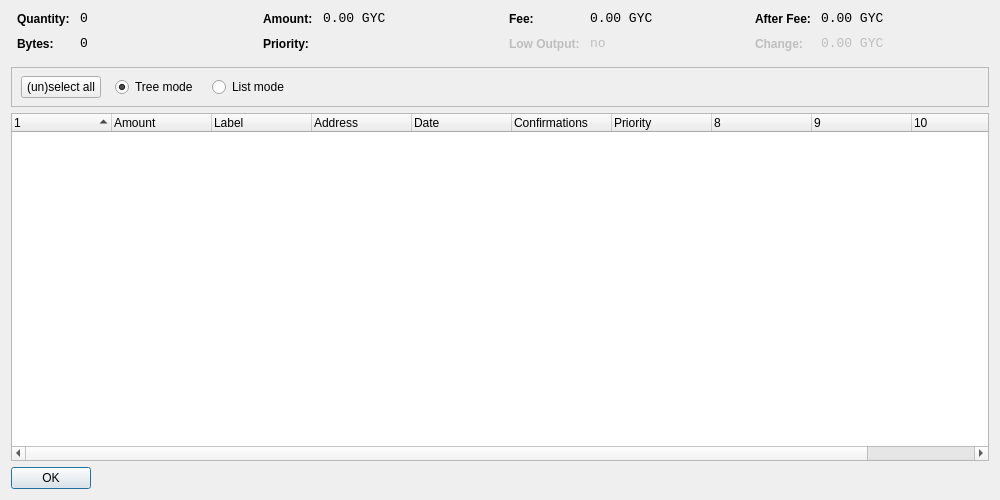
<?xml version="1.0" encoding="UTF-8"?>
<ui version="4.0">
 <class>CoinControlDialog</class>
 <widget class="QDialog" name="CoinControlDialog">
  <property name="geometry">
   <rect>
    <x>0</x>
    <y>0</y>
    <width>1000</width>
    <height>500</height>
   </rect>
  </property>
  <property name="windowTitle">
   <string>Coin Control</string>
  </property>
  <layout class="QVBoxLayout" name="verticalLayout">
   <item>
    <layout class="QHBoxLayout" name="horizontalLayoutTop" stretch="0,0,0,0">
     <property name="topMargin">
      <number>0</number>
     </property>
     <property name="bottomMargin">
      <number>10</number>
     </property>
     <item>
      <layout class="QFormLayout" name="formLayoutCoinControl1">
       <property name="horizontalSpacing">
        <number>10</number>
       </property>
       <property name="verticalSpacing">
        <number>10</number>
       </property>
       <property name="leftMargin">
        <number>6</number>
       </property>
       <property name="rightMargin">
        <number>6</number>
       </property>
       <item row="0" column="0">
        <widget class="QLabel" name="labelCoinControlQuantityText">
         <property name="styleSheet">
          <string notr="true">font-weight:bold;</string>
         </property>
         <property name="text">
          <string>Quantity:</string>
         </property>
        </widget>
       </item>
       <item row="0" column="1">
        <widget class="QLabel" name="labelCoinControlQuantity">
         <property name="font">
          <font>
           <family>Monospace</family>
           <pointsize>10</pointsize>
          </font>
         </property>
         <property name="cursor">
          <cursorShape>IBeamCursor</cursorShape>
         </property>
         <property name="contextMenuPolicy">
          <enum>Qt::ActionsContextMenu</enum>
         </property>
         <property name="text">
          <string notr="true">0</string>
         </property>
         <property name="textInteractionFlags">
          <set>Qt::LinksAccessibleByMouse|Qt::TextSelectableByKeyboard|Qt::TextSelectableByMouse</set>
         </property>
        </widget>
       </item>
       <item row="1" column="0">
        <widget class="QLabel" name="labelCoinControlBytesText">
         <property name="styleSheet">
          <string notr="true">font-weight:bold;</string>
         </property>
         <property name="text">
          <string>Bytes:</string>
         </property>
        </widget>
       </item>
       <item row="1" column="1">
        <widget class="QLabel" name="labelCoinControlBytes">
         <property name="font">
          <font>
           <family>Monospace</family>
           <pointsize>10</pointsize>
          </font>
         </property>
         <property name="cursor">
          <cursorShape>IBeamCursor</cursorShape>
         </property>
         <property name="contextMenuPolicy">
          <enum>Qt::ActionsContextMenu</enum>
         </property>
         <property name="text">
          <string notr="true">0</string>
         </property>
         <property name="textInteractionFlags">
          <set>Qt::LinksAccessibleByMouse|Qt::TextSelectableByKeyboard|Qt::TextSelectableByMouse</set>
         </property>
        </widget>
       </item>
      </layout>
     </item>
     <item>
      <layout class="QFormLayout" name="formLayoutCoinControl2">
       <property name="horizontalSpacing">
        <number>10</number>
       </property>
       <property name="verticalSpacing">
        <number>10</number>
       </property>
       <property name="leftMargin">
        <number>6</number>
       </property>
       <property name="rightMargin">
        <number>6</number>
       </property>
       <item row="0" column="0">
        <widget class="QLabel" name="labelCoinControlAmountText">
         <property name="styleSheet">
          <string notr="true">font-weight:bold;</string>
         </property>
         <property name="text">
          <string>Amount:</string>
         </property>
        </widget>
       </item>
       <item row="0" column="1">
        <widget class="QLabel" name="labelCoinControlAmount">
         <property name="font">
          <font>
           <family>Monospace</family>
           <pointsize>10</pointsize>
          </font>
         </property>
         <property name="cursor">
          <cursorShape>IBeamCursor</cursorShape>
         </property>
         <property name="contextMenuPolicy">
          <enum>Qt::ActionsContextMenu</enum>
         </property>
         <property name="text">
          <string notr="true">0.00 GYC</string>
         </property>
         <property name="textInteractionFlags">
          <set>Qt::LinksAccessibleByMouse|Qt::TextSelectableByKeyboard|Qt::TextSelectableByMouse</set>
         </property>
        </widget>
       </item>
       <item row="1" column="0">
        <widget class="QLabel" name="labelCoinControlPriorityText">
         <property name="styleSheet">
          <string notr="true">font-weight:bold;</string>
         </property>
         <property name="text">
          <string>Priority:</string>
         </property>
        </widget>
       </item>
       <item row="1" column="1">
        <widget class="QLabel" name="labelCoinControlPriority">
         <property name="font">
          <font>
           <family>Monospace</family>
           <pointsize>10</pointsize>
          </font>
         </property>
         <property name="cursor">
          <cursorShape>IBeamCursor</cursorShape>
         </property>
         <property name="contextMenuPolicy">
          <enum>Qt::ActionsContextMenu</enum>
         </property>
         <property name="text">
          <string/>
         </property>
         <property name="textInteractionFlags">
          <set>Qt::LinksAccessibleByMouse|Qt::TextSelectableByKeyboard|Qt::TextSelectableByMouse</set>
         </property>
        </widget>
       </item>
      </layout>
     </item>
     <item>
      <layout class="QFormLayout" name="formLayoutCoinControl3">
       <property name="horizontalSpacing">
        <number>10</number>
       </property>
       <property name="verticalSpacing">
        <number>10</number>
       </property>
       <property name="leftMargin">
        <number>6</number>
       </property>
       <property name="rightMargin">
        <number>6</number>
       </property>
       <item row="0" column="0">
        <widget class="QLabel" name="labelCoinControlFeeText">
         <property name="styleSheet">
          <string notr="true">font-weight:bold;</string>
         </property>
         <property name="text">
          <string>Fee:</string>
         </property>
        </widget>
       </item>
       <item row="0" column="1">
        <widget class="QLabel" name="labelCoinControlFee">
         <property name="font">
          <font>
           <family>Monospace</family>
           <pointsize>10</pointsize>
          </font>
         </property>
         <property name="cursor">
          <cursorShape>IBeamCursor</cursorShape>
         </property>
         <property name="contextMenuPolicy">
          <enum>Qt::ActionsContextMenu</enum>
         </property>
         <property name="text">
          <string notr="true">0.00 GYC</string>
         </property>
         <property name="textInteractionFlags">
          <set>Qt::LinksAccessibleByMouse|Qt::TextSelectableByKeyboard|Qt::TextSelectableByMouse</set>
         </property>
        </widget>
       </item>
       <item row="1" column="0">
        <widget class="QLabel" name="labelCoinControlLowOutputText">
         <property name="enabled">
          <bool>false</bool>
         </property>
         <property name="styleSheet">
          <string notr="true">font-weight:bold;</string>
         </property>
         <property name="text">
          <string>Low Output:</string>
         </property>
        </widget>
       </item>
       <item row="1" column="1">
        <widget class="QLabel" name="labelCoinControlLowOutput">
         <property name="enabled">
          <bool>false</bool>
         </property>
         <property name="font">
          <font>
           <family>Monospace</family>
           <pointsize>10</pointsize>
          </font>
         </property>
         <property name="cursor">
          <cursorShape>IBeamCursor</cursorShape>
         </property>
         <property name="contextMenuPolicy">
          <enum>Qt::ActionsContextMenu</enum>
         </property>
         <property name="text">
          <string notr="true">no</string>
         </property>
         <property name="textInteractionFlags">
          <set>Qt::LinksAccessibleByMouse|Qt::TextSelectableByKeyboard|Qt::TextSelectableByMouse</set>
         </property>
        </widget>
       </item>
      </layout>
     </item>
     <item>
      <layout class="QFormLayout" name="formLayoutCoinControl4">
       <property name="horizontalSpacing">
        <number>10</number>
       </property>
       <property name="verticalSpacing">
        <number>10</number>
       </property>
       <property name="leftMargin">
        <number>6</number>
       </property>
       <property name="rightMargin">
        <number>6</number>
       </property>
       <item row="0" column="0">
        <widget class="QLabel" name="labelCoinControlAfterFeeText">
         <property name="styleSheet">
          <string notr="true">font-weight:bold;</string>
         </property>
         <property name="text">
          <string>After Fee:</string>
         </property>
        </widget>
       </item>
       <item row="0" column="1">
        <widget class="QLabel" name="labelCoinControlAfterFee">
         <property name="font">
          <font>
           <family>Monospace</family>
           <pointsize>10</pointsize>
          </font>
         </property>
         <property name="cursor">
          <cursorShape>IBeamCursor</cursorShape>
         </property>
         <property name="contextMenuPolicy">
          <enum>Qt::ActionsContextMenu</enum>
         </property>
         <property name="text">
          <string notr="true">0.00 GYC</string>
         </property>
         <property name="textInteractionFlags">
          <set>Qt::LinksAccessibleByMouse|Qt::TextSelectableByKeyboard|Qt::TextSelectableByMouse</set>
         </property>
        </widget>
       </item>
       <item row="1" column="0">
        <widget class="QLabel" name="labelCoinControlChangeText">
         <property name="enabled">
          <bool>false</bool>
         </property>
         <property name="styleSheet">
          <string notr="true">font-weight:bold;</string>
         </property>
         <property name="text">
          <string>Change:</string>
         </property>
        </widget>
       </item>
       <item row="1" column="1">
        <widget class="QLabel" name="labelCoinControlChange">
         <property name="enabled">
          <bool>false</bool>
         </property>
         <property name="font">
          <font>
           <family>Monospace</family>
           <pointsize>10</pointsize>
          </font>
         </property>
         <property name="cursor">
          <cursorShape>IBeamCursor</cursorShape>
         </property>
         <property name="contextMenuPolicy">
          <enum>Qt::ActionsContextMenu</enum>
         </property>
         <property name="text">
          <string notr="true">0.00 GYC</string>
         </property>
         <property name="textInteractionFlags">
          <set>Qt::LinksAccessibleByMouse|Qt::TextSelectableByKeyboard|Qt::TextSelectableByMouse</set>
         </property>
        </widget>
       </item>
      </layout>
     </item>
    </layout>
   </item>
   <item>
    <widget class="QFrame" name="frame">
     <property name="minimumSize">
      <size>
       <width>0</width>
       <height>40</height>
      </size>
     </property>
     <property name="frameShape">
      <enum>QFrame::StyledPanel</enum>
     </property>
     <property name="frameShadow">
      <enum>QFrame::Sunken</enum>
     </property>
     <widget class="QWidget" name="horizontalLayoutWidget">
      <property name="geometry">
       <rect>
        <x>10</x>
        <y>0</y>
        <width>781</width>
        <height>41</height>
       </rect>
      </property>
      <layout class="QHBoxLayout" name="horizontalLayoutPanel" stretch="0,0,0,0,0">
       <property name="spacing">
        <number>14</number>
       </property>
       <item>
        <widget class="QPushButton" name="pushButtonSelectAll">
         <property name="sizePolicy">
          <sizepolicy hsizetype="Maximum" vsizetype="Fixed">
           <horstretch>0</horstretch>
           <verstretch>0</verstretch>
          </sizepolicy>
         </property>
         <property name="text">
          <string>(un)select all</string>
         </property>
        </widget>
       </item>
       <item>
        <widget class="QRadioButton" name="radioTreeMode">
         <property name="sizePolicy">
          <sizepolicy hsizetype="Maximum" vsizetype="Fixed">
           <horstretch>0</horstretch>
           <verstretch>0</verstretch>
          </sizepolicy>
         </property>
         <property name="text">
          <string>Tree mode</string>
         </property>
         <property name="checked">
          <bool>true</bool>
         </property>
        </widget>
       </item>
       <item>
        <widget class="QRadioButton" name="radioListMode">
         <property name="sizePolicy">
          <sizepolicy hsizetype="Maximum" vsizetype="Fixed">
           <horstretch>0</horstretch>
           <verstretch>0</verstretch>
          </sizepolicy>
         </property>
         <property name="text">
          <string>List mode</string>
         </property>
        </widget>
       </item>
       <item>
        <spacer name="horizontalSpacer">
         <property name="orientation">
          <enum>Qt::Horizontal</enum>
         </property>
         <property name="sizeHint" stdset="0">
          <size>
           <width>40</width>
           <height>20</height>
          </size>
         </property>
        </spacer>
       </item>
      </layout>
     </widget>
    </widget>
   </item>
   <item>
    <widget class="CoinControlTreeWidget" name="treeWidget">
     <property name="contextMenuPolicy">
      <enum>Qt::CustomContextMenu</enum>
     </property>
     <property name="sortingEnabled">
      <bool>false</bool>
     </property>
     <property name="columnCount">
      <number>11</number>
     </property>
     <attribute name="headerShowSortIndicator" stdset="0">
      <bool>true</bool>
     </attribute>
     <attribute name="headerStretchLastSection">
      <bool>false</bool>
     </attribute>
     <column>
      <property name="text">
       <string/>
      </property>
     </column>
     <column>
      <property name="text">
       <string>Amount</string>
      </property>
     </column>
     <column>
      <property name="text">
       <string>Label</string>
      </property>
     </column>
     <column>
      <property name="text">
       <string>Address</string>
      </property>
     </column>
     <column>
      <property name="text">
       <string>Date</string>
      </property>
     </column>
     <column>
      <property name="text">
       <string>Confirmations</string>
      </property>
      <property name="toolTip">
       <string>Confirmed</string>
      </property>
     </column>
     <column>
      <property name="text">
       <string>Priority</string>
      </property>
     </column>
     <column>
      <property name="text">
       <string/>
      </property>
     </column>
     <column>
      <property name="text">
       <string/>
      </property>
     </column>
     <column>
      <property name="text">
       <string/>
      </property>
     </column>
     <column>
      <property name="text">
       <string/>
      </property>
     </column>
    </widget>
   </item>
   <item>
    <widget class="QDialogButtonBox" name="buttonBox">
     <property name="sizePolicy">
      <sizepolicy hsizetype="Maximum" vsizetype="Fixed">
       <horstretch>0</horstretch>
       <verstretch>0</verstretch>
      </sizepolicy>
     </property>
     <property name="orientation">
      <enum>Qt::Horizontal</enum>
     </property>
     <property name="standardButtons">
      <set>QDialogButtonBox::Ok</set>
     </property>
    </widget>
   </item>
  </layout>
 </widget>
 <customwidgets>
  <customwidget>
   <class>CoinControlTreeWidget</class>
   <extends>QTreeWidget</extends>
   <header>coincontroltreewidget.h</header>
  </customwidget>
 </customwidgets>
 <resources/>
 <connections/>
</ui>
